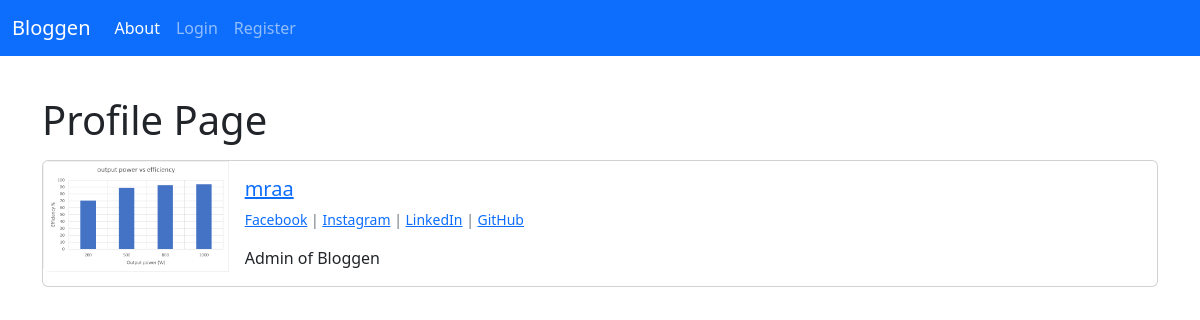
/members/1/profile/, run on the app's committed database.
### myblog/models.py (models this page shows, shortened)
class Profile(models.Model):
    user = models.OneToOneField(User, null=True, on_delete=models.CASCADE)
    bio = models.TextField()
    profile_pic = models.ImageField(null=True, blank=True, upload_to="images/profile")
    website_url= models.CharField(max_length=255, null=True, blank=True)
    facebook_url= models.CharField(max_length=255, null=True, blank=True)
    instagram_url= models.CharField(max_length=255, null=True, blank=True)
    linkedin_url= models.CharField(max_length=255, null=True, blank=True)
    github_url= models.CharField(max_length=255, null=True, blank=True)
    twitter_url= models.CharField(max_length=255, null=True, blank=True)
    pinterest_url= models.CharField(max_length=255, null=True, blank=True)

### members/views.py (the view)
# urls.py: path('<int:pk>/profile/', ShowProfilePage.as_view(), name="profile_page"),
class ShowProfilePage(DetailView):
    model = Profile
    template_name = 'registration/user_profile.html'
    def get_context_data(self, **kwargs):
        context = super(ShowProfilePage, self).get_context_data(**kwargs)
        current_user =  get_object_or_404(Profile, id=self.kwargs['pk'])
        context["current_user"] = current_user
        return context

### members/templates/registration/user_profile.html (shortened to what this page needs)
{% extends 'base.html' %}
{% load static %}
{% block content %}
<!DOCTYPE html>
<html lang="en">
<head>
</head>
<body>
    <p><h1>Profile Page</h1></p>
    <div class="card mb-3">
        <div class="row g-0">
          <div class="col-md-2">
            {% if current_user.profile_pic %}
                <img src="{{current_user.profile_pic.url}}"
                 class="img-fluid rounded-start">
            {% else %}
                <img src="{% static 'myblog/images/default_profile_pic.png' %}"
                class="img-fluid rounded-start">
            {% endif %}
        </div>
          <div class="col-md-10">
            <div class="card-body">
              <h5 class="card-title"><a href="{% url 'profile_page' current_user.id %}">{{current_user.user.username}}</a></h5>
              <p class="small text-muted">
                {% if current_user.facebook_url %}
                 <a href="{{current_user.facebook_url}}">Facebook</a>
                {% endif %}
                {% if current_user.instagram_url %}
                 | <a href="{{current_user.instagram_url}}">Instagram</a>
                {% endif %}
                {% if current_user.linkedin_url %}
                 | <a href="{{current_user.linkedin_url}}">LinkedIn</a>
                {% endif %}
                {% if current_user.github_url %}
                 | <a href="{{current_user.github_url}}">GitHub</a>
                {% endif %}
              </p>
              <p class="card-text">{{current_user.bio}}</p>
            </div>
          </div>
        </div>
      </div>
</body>
</html>
{% endblock %}

### data on the page
Profile: profile_pic (picture), user.username "mraa", bio "Admin of Bloggen"
